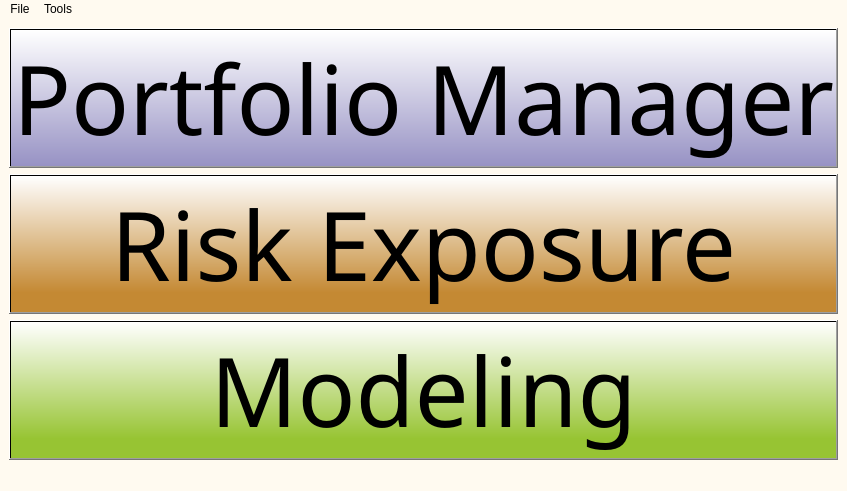
<?xml version="1.0" encoding="UTF-8"?>
<ui version="4.0">
 <class>MainWindow</class>
 <widget class="QMainWindow" name="MainWindow">
  <property name="geometry">
   <rect>
    <x>0</x>
    <y>0</y>
    <width>528</width>
    <height>461</height>
   </rect>
  </property>
  <property name="windowTitle">
   <string>MainWindow</string>
  </property>
  <property name="styleSheet">
   <string notr="true">background-color: rgb(255, 250, 240);</string>
  </property>
  <widget class="QWidget" name="centralwidget">
   <layout class="QGridLayout" name="gridLayout">
    <item row="1" column="0">
     <layout class="QVBoxLayout" name="verticalLayout_6">
      <item>
       <widget class="QPushButton" name="pushButtonRE">
        <property name="font">
         <font>
          <family>Browallia New</family>
          <pointsize>72</pointsize>
         </font>
        </property>
        <property name="cursor">
         <cursorShape>PointingHandCursor</cursorShape>
        </property>
        <property name="styleSheet">
         <string notr="true">background-color: qlineargradient(spread:pad, x1:1, y1:0.858, x2:1, y2:0, stop:0 rgba(196, 137, 51, 255), stop:1 rgba(255, 255, 255, 255));</string>
        </property>
        <property name="text">
         <string>Risk Exposure</string>
        </property>
       </widget>
      </item>
     </layout>
    </item>
    <item row="2" column="0">
     <layout class="QVBoxLayout" name="verticalLayout_7">
      <item>
       <widget class="QPushButton" name="pushButtonMod">
        <property name="font">
         <font>
          <family>Browallia New</family>
          <pointsize>72</pointsize>
         </font>
        </property>
        <property name="cursor">
         <cursorShape>PointingHandCursor</cursorShape>
        </property>
        <property name="styleSheet">
         <string notr="true">background-color: qlineargradient(spread:pad, x1:1, y1:0.858, x2:1, y2:0, stop:0 rgba(151, 196, 51, 255), stop:1 rgba(255, 255, 255, 255));</string>
        </property>
        <property name="text">
         <string>Modeling</string>
        </property>
       </widget>
      </item>
     </layout>
    </item>
    <item row="0" column="0">
     <layout class="QGridLayout" name="gridLayout_2">
      <item row="0" column="0">
       <widget class="QPushButton" name="pushButtonPM">
        <property name="font">
         <font>
          <family>Browallia New</family>
          <pointsize>72</pointsize>
         </font>
        </property>
        <property name="cursor">
         <cursorShape>PointingHandCursor</cursorShape>
        </property>
        <property name="autoFillBackground">
         <bool>false</bool>
        </property>
        <property name="styleSheet">
         <string notr="true">background-color: qlineargradient(spread:pad, x1:1, y1:1, x2:1, y2:0, stop:0 rgba(151, 146, 196, 255), stop:1 rgba(255, 255, 255, 255));</string>
        </property>
        <property name="text">
         <string>Portfolio Manager</string>
        </property>
       </widget>
      </item>
     </layout>
    </item>
   </layout>
  </widget>
  <widget class="QMenuBar" name="menubar">
   <property name="geometry">
    <rect>
     <x>0</x>
     <y>0</y>
     <width>528</width>
     <height>21</height>
    </rect>
   </property>
   <widget class="QMenu" name="menuFile">
    <property name="title">
     <string>File</string>
    </property>
   </widget>
   <widget class="QMenu" name="menuTools">
    <property name="title">
     <string>Tools</string>
    </property>
    <widget class="QMenu" name="menuPortfolio_2">
     <property name="title">
      <string>Portfolio</string>
     </property>
     <addaction name="actionNew"/>
     <addaction name="actionLoad_2"/>
    </widget>
    <addaction name="menuPortfolio_2"/>
   </widget>
   <addaction name="menuFile"/>
   <addaction name="menuTools"/>
  </widget>
  <widget class="QStatusBar" name="statusbar"/>
  <action name="actionLoad">
   <property name="text">
    <string>Load</string>
   </property>
  </action>
  <action name="actionNew">
   <property name="text">
    <string>New</string>
   </property>
  </action>
  <action name="actionLoad_2">
   <property name="text">
    <string>Load</string>
   </property>
  </action>
 </widget>
 <resources/>
 <connections/>
</ui>
